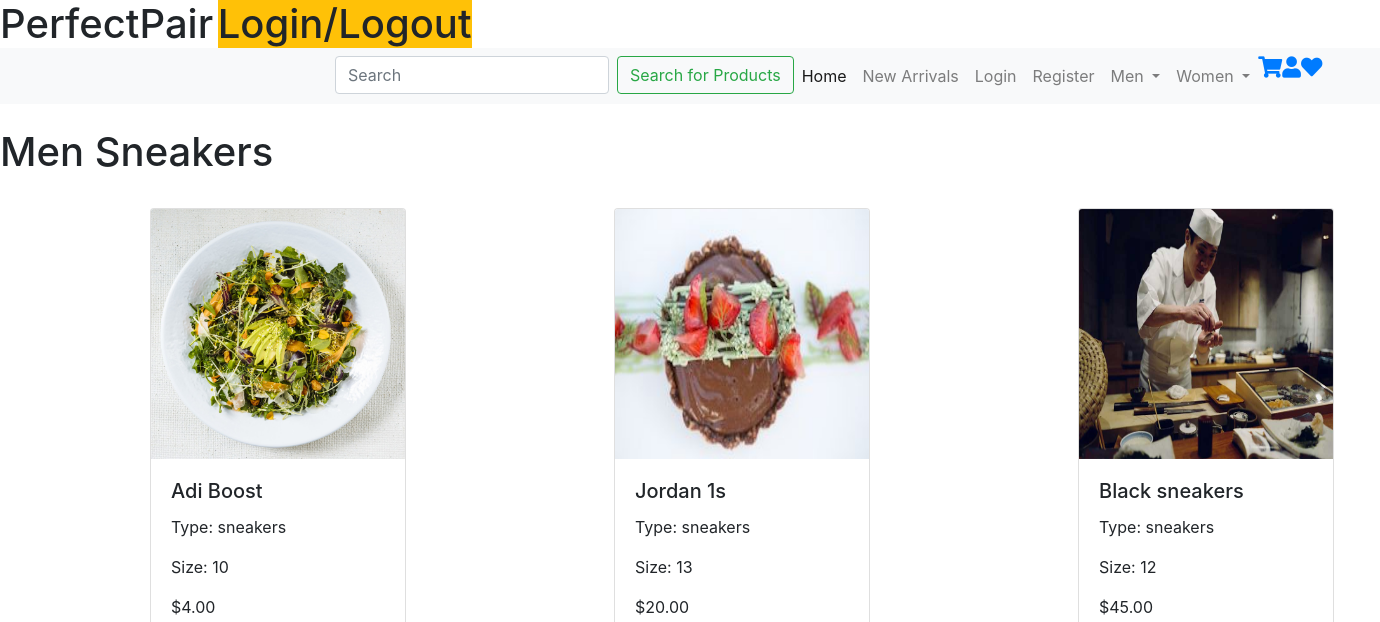
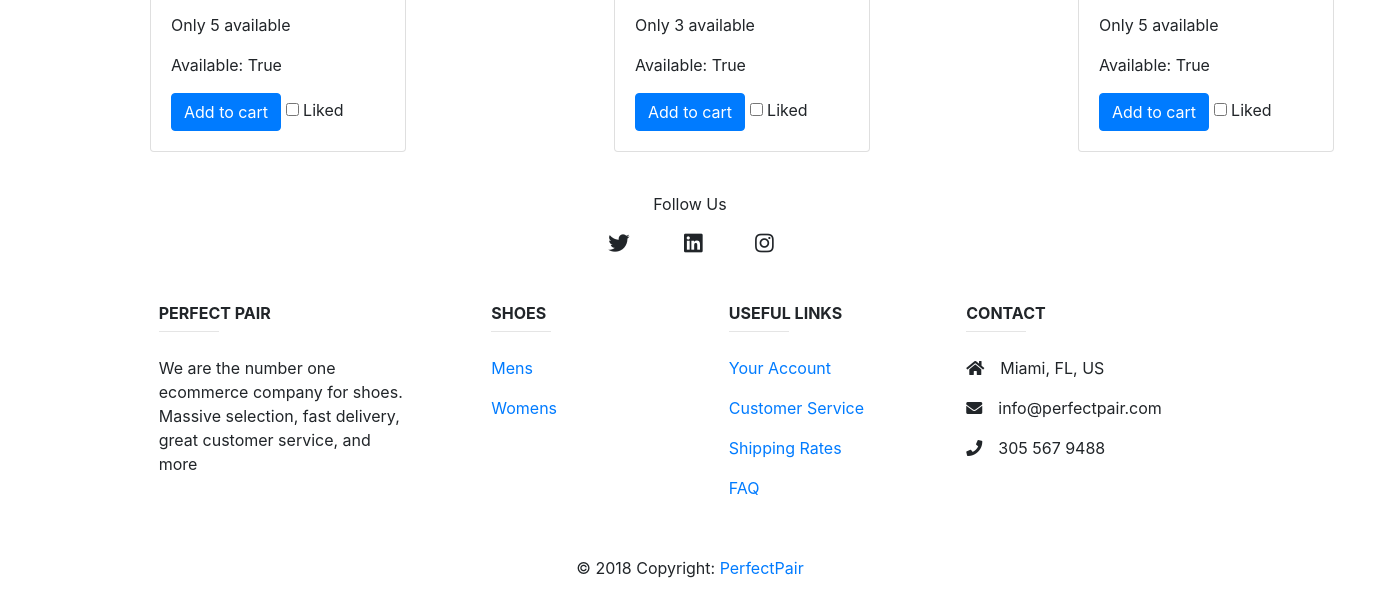
/shoe/men_sneakers, run on an earlier commit of the app's database (2 pictures, top to bottom).
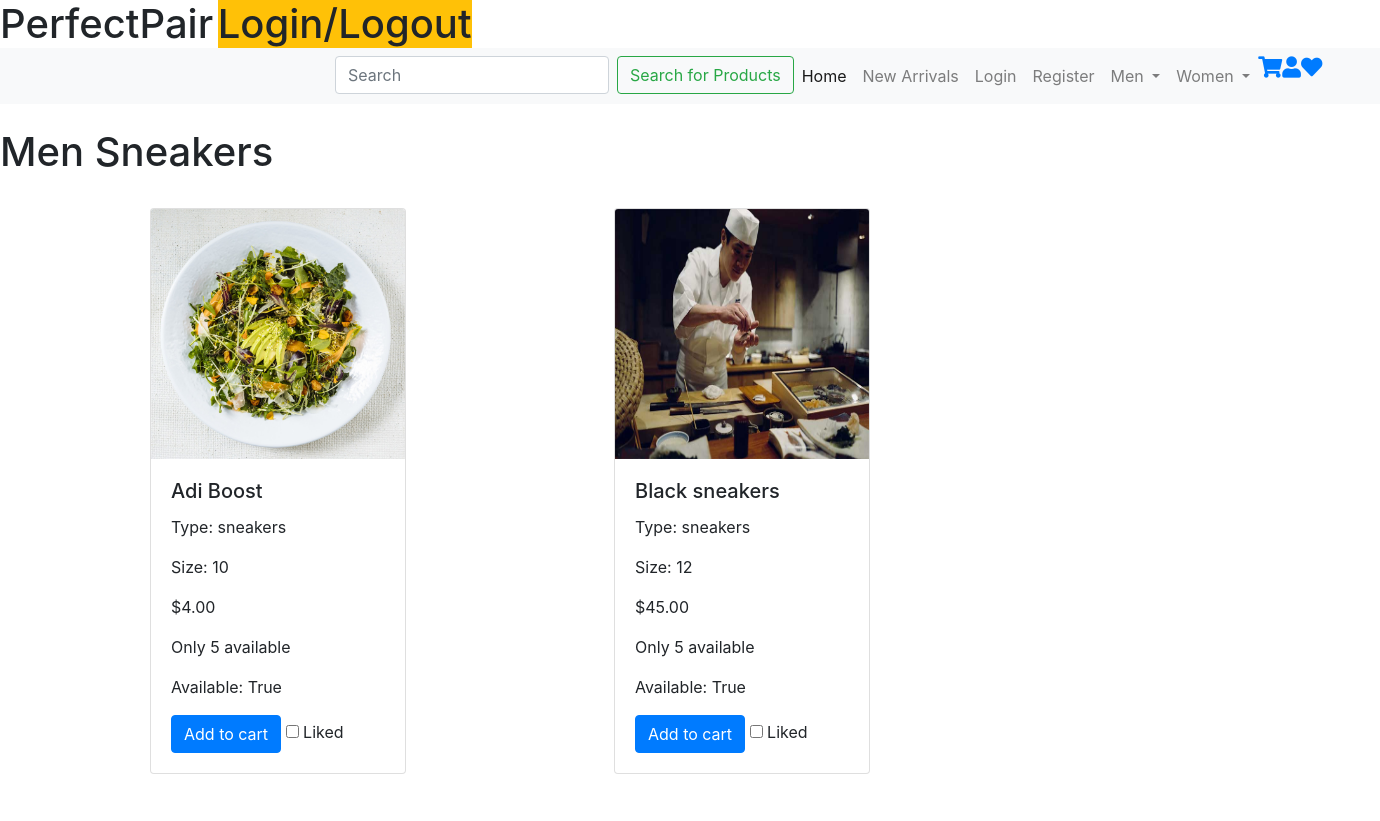
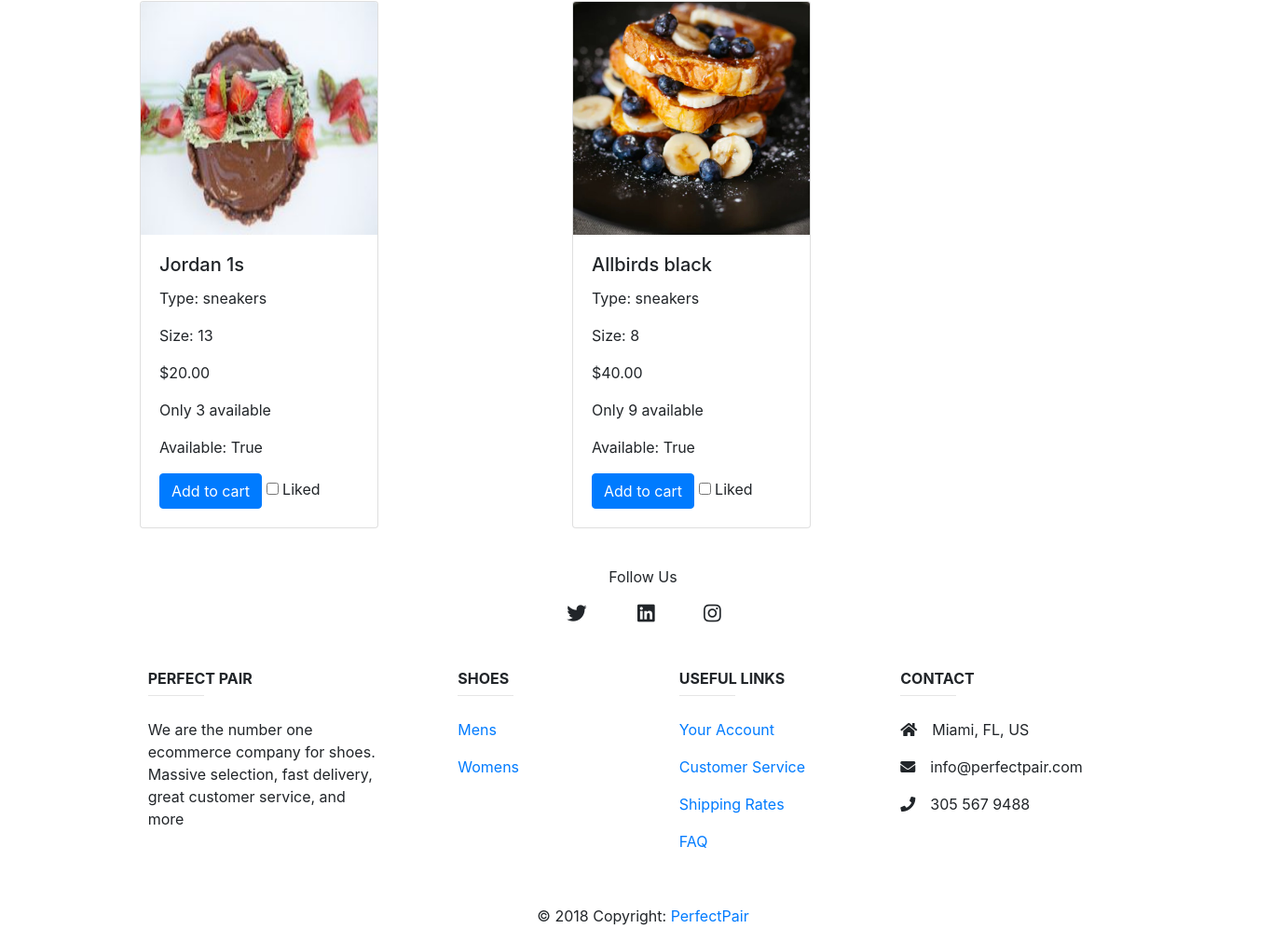
And on a later commit of the database (2 pictures, top to bottom).
### shoe/models.py (models this page shows, shortened)
class Shoe(models.Model):
	name 			= models.CharField(max_length=30, default="Boosts")
	image 			= models.ImageField(upload_to='shoe/', blank=True, null=True)
	style 			= models.CharField(max_length=20, default="sneakers")
	size 			= models.IntegerField(default=10)
	color 			= models.CharField(max_length=20, default="blue")
	brand 			= models.CharField(max_length=20, default="Nike")
	price 			= models.DecimalField(max_digits=4, decimal_places=2, default=4.00)
	availability 	= models.BooleanField(default=True)
	new 			= models.BooleanField(default=True)
	stock 			= models.IntegerField(default=5)
	gender_choices 	= (
        ('M', 'Male'),
        ('F', 'Female'),
    )
	gender 			= models.CharField(max_length=1, choices=gender_choices, default="M")
	date 			= models.DateField(("Date"), default=datetime.date.today)
	like 			= models.BooleanField(default=True)

### shoe/views.py (the view)
# urls.py: path('men_sneakers', views.men_sneakers, name="men_sneakers"),
def men_sneakers(request):
	shoe_list = Shoe.objects.all()
	context = {
		'shoe_list': shoe_list,
	}
	template = 'shoe/men_sneakers.html'
	return render(request, template, context)

### shoe/templates/shoe/men_sneakers.html
{% include "base.html" %}
{% load static %}
{% block content %}
<h1>Men Sneakers</h1>
        <div class='card-columns mr-2'>
            {% for shoe in shoe_list %}
                {% if shoe.style == 'sneakers' and shoe.gender == 'M' %}
                    <div class="mb-4 mt-4 card text-left" style="width:16rem;">
                    <img src="{{shoe.image.url}}" class="card-img-top" style="width:254px; height:250px">
                    <div class="card-body" class="shadow-lg p-3 mb-5 bg-white rounded">
                        <h5 class="card-title">{{shoe.name}}</h5>
                        <p class="card-text">Type: {{shoe.style}}</p>
                        <p class="card-text">Size: {{shoe.size}}</p>
                        <p class="card-text">${{shoe.price}}</p>
                        <p class="card-text">Only {{shoe.stock}} available</p>
                        <p class="card-text">Available: {{shoe.availability}}</p>
                        <a href="{% url 'shoe:cart_list' %}"class="btn btn-primary" name='q1'>Add to cart</a>
                        <input id="apto" type="checkbox">
                        <label for="apto">Liked</label>
                    </div>
                    </div>
                {% endif %}
            {% endfor %}
        </div>
{% include 'footer.html' %}
{% endblock %}

What changed in the data, as far as the page shows it:
added Shoe: image (picture), name "Allbirds black", style "sneakers", size "8", price "40.00", stock "9", availability "True"
